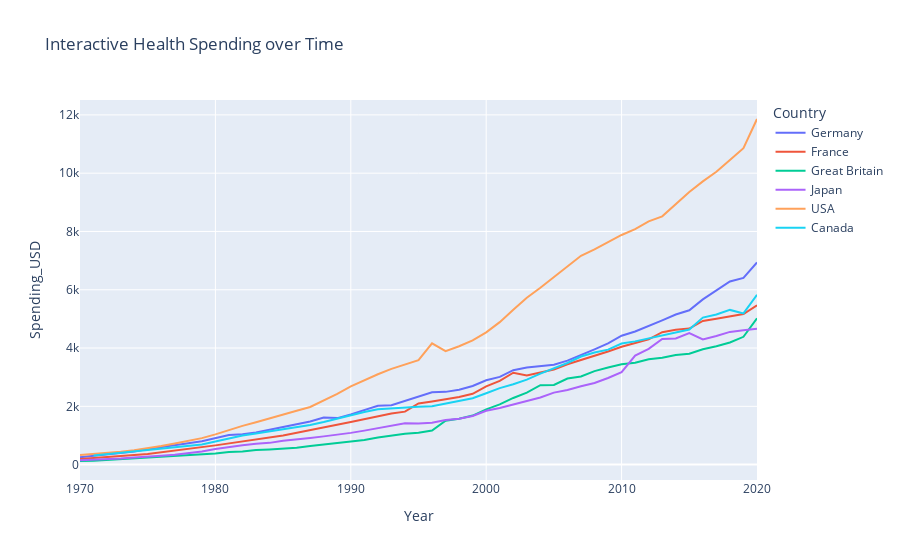
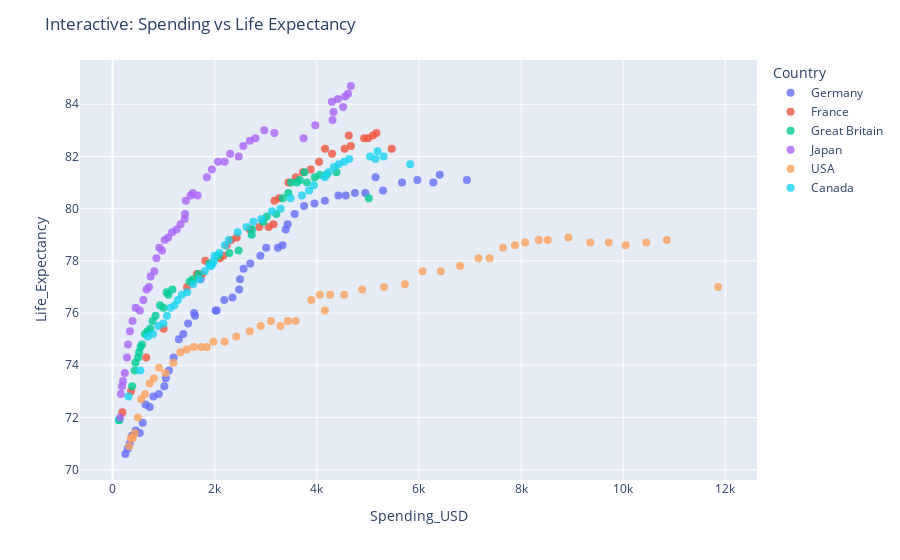

Notebook cell for these charts, in order:
### Code cell
# Interactive plots with Plotly
import plotly.express as px
import plotly.graph_objects as go

# interactive time series for a selected country (dropdown)
fig = px.line(df[df['Country'].isin(['USA','Canada','Germany','France','Japan','Great Britain'])],
              x='Year', y='Spending_USD', color='Country', title='Interactive Health Spending over Time')
fig.update_layout(hovermode='x unified')
fig.show()

# interactive scatter with tooltips
fig2 = px.scatter(df, x='Spending_USD', y='Life_Expectancy', color='Country', hover_data=['Year'])
fig2.update_traces(marker=dict(size=8, opacity=0.8))
fig2.update_layout(title='Interactive: Spending vs Life Expectancy')
fig2.show()
